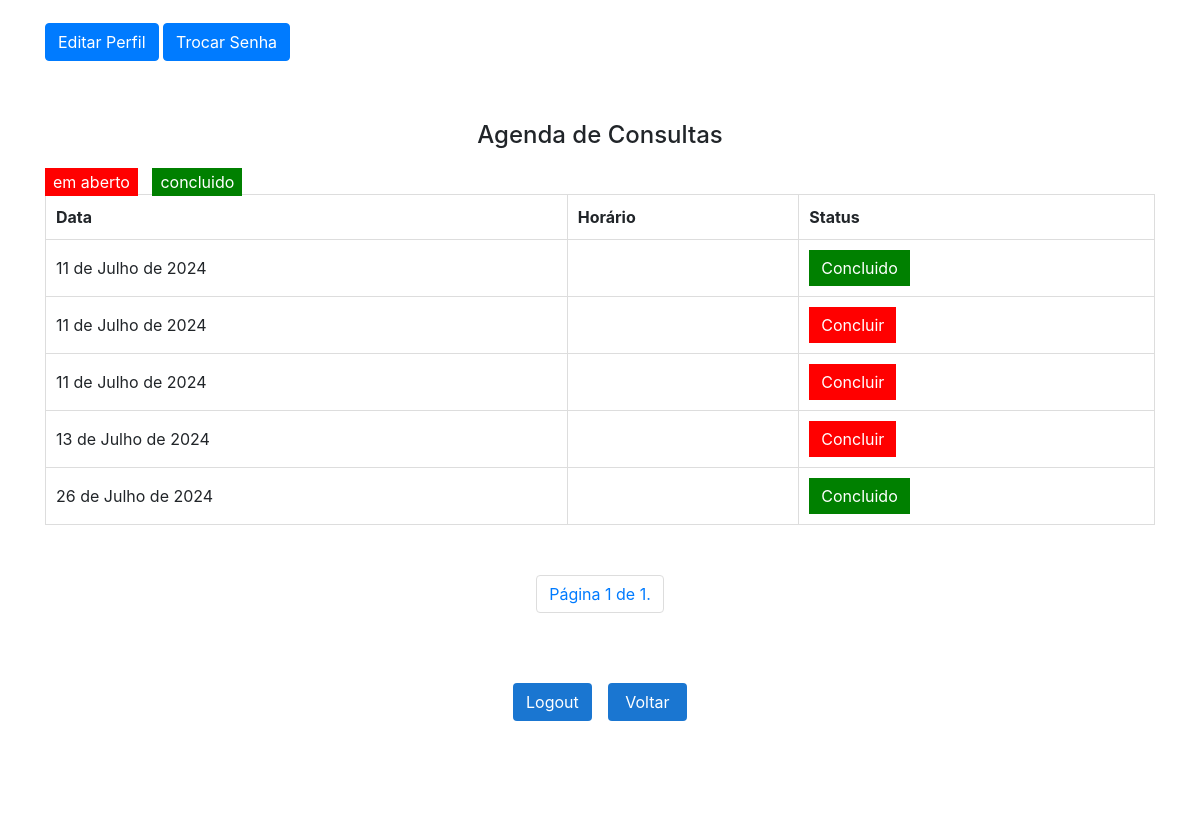
The app's page /clients/professional/profile_prof/ (signed in, middle part), older data.
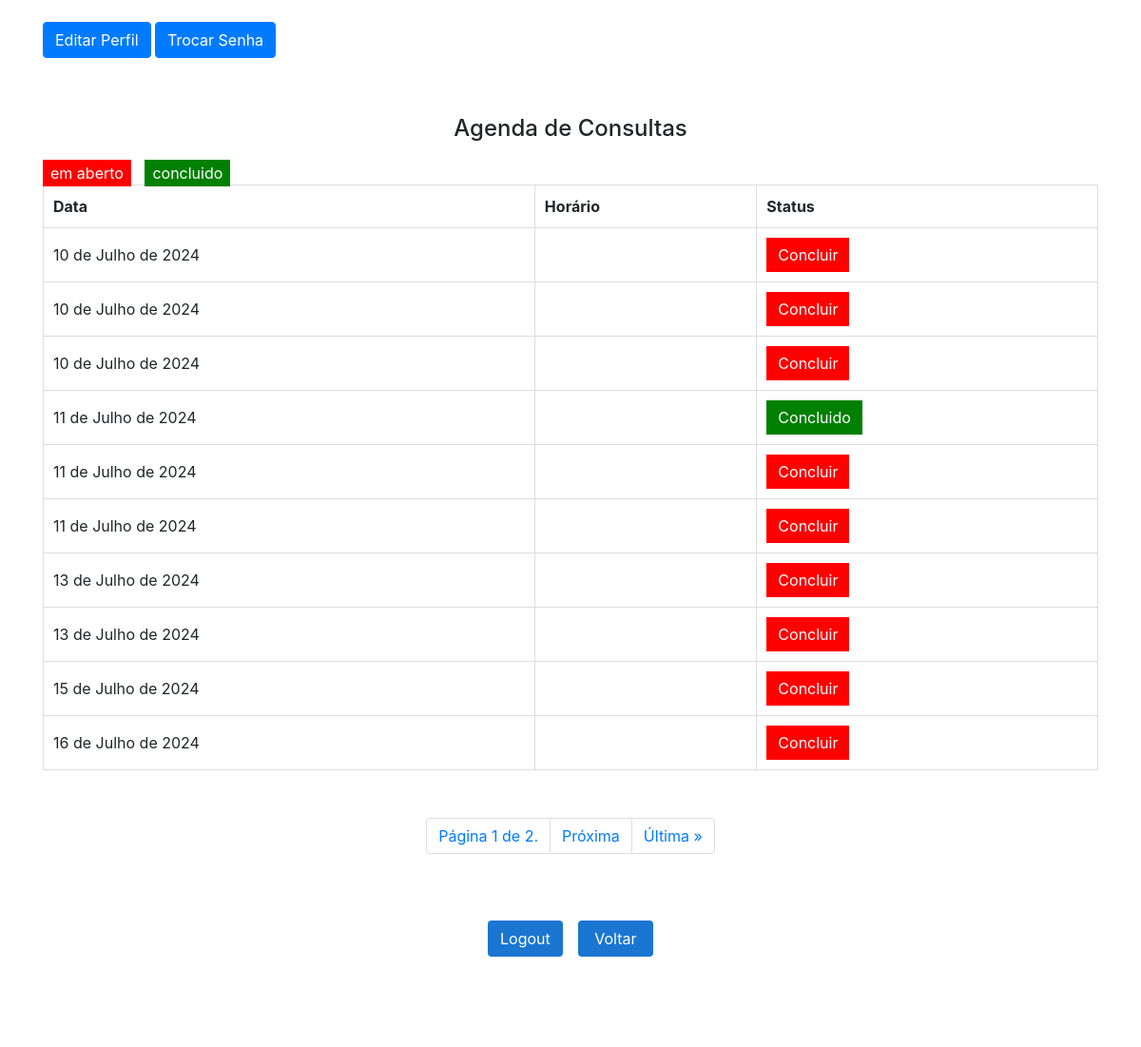
The same page, newer data.
### clients/models.py (models this page shows, shortened)
class Consulta(models.Model):
    profissional = models.ForeignKey(
        Profissional, null=True, on_delete=models.SET_NULL)
    data = models.DateField()
    horario_inicial = models.TimeField()
    horario_final = models.TimeField()
    status = models.CharField(max_length=20, choices=[(
        'em aberto', 'Em Aberto'), ('concluido', 'Concluído')], default='em aberto')

### clients/decorators.py (the view)
    def wrapper_func(request, *args, **kwargs):
        if request.user.is_authenticated and hasattr(request.user, 'profissional'):
            return view_func(request, *args, **kwargs)
        else:
            if not request.user.is_authenticated:
                return redirect(reverse('login_prof'))
            return redirect(reverse('login_prof'))

### clients/views.py (called while the page is built)
@login_required
@profissional_required
@never_cache
def profile_prof(request):
    profissional = request.user.profissional
    consultas_list = Consulta.objects.filter(profissional=profissional).order_by('data')
    paginator = Paginator(consultas_list, 10)  # 10 profissional por página
    page = request.GET.get('page')
    try:
        consultas = paginator.page(page)
    except PageNotAnInteger:
        consultas = paginator.page(1)
    except EmptyPage:
        consultas = paginator.page(paginator.num_pages)
    return render(request, 'profile_profissional.html', {
        'profissional': profissional,
        'consultas': consultas,
    })

### clients/templates/profile_profissional.html (shortened to what this page needs)
{% load static %}
<!DOCTYPE html>
<html class="no-js" lang="zxx">
  <head>
        <link rel="stylesheet" href="{% static 'css/profile_profissional.css' %}" />
        <link rel="stylesheet" href="//code.jquery.com/ui/1.12.1/themes/base/jquery-ui.css"/>
        <link rel="stylesheet" href="{% static 'css/nice-select.css' %}">
        <link rel="stylesheet" href="{% static 'css/font-awesome.min.css' %}">
        <link rel="stylesheet" href="{% static 'css/icofont.css' %}">
        <link rel="stylesheet" href="{% static 'css/slicknav.min.css' %}">
        <link rel="stylesheet" href="{% static 'css/owl-carousel.css' %}">
        <link rel="stylesheet" href="{% static 'css/datepicker.css' %}">
        <link rel="stylesheet" href="{% static 'css/animate.min.css' %}">
        <link rel="stylesheet" href="{% static 'css/magnific-popup.css' %}">
        <link rel="stylesheet" href="{% static 'css/normalize.css' %}">
        <link rel="stylesheet" href="{% static 'style.css' %}">
        <link rel="stylesheet" href="{% static 'css/responsive.css' %}">
        <link rel="stylesheet" href="{% static 'css/bootstrap.min.css' %}">
    </head>
    <body>
        <div class="container">
            <section class="profissional_info">
                <div class="column">
                    <a href="{% url 'update_professional_profile' %}" class="btn btn-primary">Editar Perfil</a>
                    <a href="{% url 'password_change' %}" class="btn btn-primary">Trocar Senha</a>
                </div>
                <div class="agenda_consultas">
                    <div class="column">
                        <h2>Agenda de Consultas</h2>
                        <div class="marcadores">
                            <span class="legenda-vermelha">em aberto</span>
                            <span class="legenda-verde">concluido</span>
                        </div>
                        <table>
                            <thead>
                                <tr>
                                    <th>Data</th>
                                    <th>Horário</th>
                                    <th>Status</th>
                                </tr>
                            </thead>
                            <tbody>
                                {% for consulta in consultas %}
                                <tr>
                                    <td>{{ consulta.data }}</td>
                                    <td>{{ consulta.horario }}</td>
                                    <td>
                                        <form action="{% url 'marcar_concluido' consulta.id %}" method="post" class="form-concluir" data-consulta-id="{{ consulta.id }}">
                                            <button type="submit" class="btn-concluir {% if consulta.status == 'concluido' %}verde{% else %}vermelho{% endif %}">
                                                {% if consulta.status == 'concluido' %}Concluido{% else %}Concluir{% endif %}
                                            </button>
                                        </form>
                                    </td>
                                </tr>
                                {% endfor %}
                            </tbody>
                        </table>
                        <ul class="pagination justify-content-center">
                            <li class="page-item">
                                <span class="page-link">Página {{ consultas.number }} de {{ consultas.paginator.num_pages }}.</span>
                            </li>
                            {% if consultas.has_next %}
                                <li class="page-item">
                                    <a class="page-link" href="?page={{ consultas.next_page_number }}">Próxima</a>
                                </li>
                                <li class="page-item">
                                    <a class="page-link" href="?page={{ consultas.paginator.num_pages }}">Última &raquo;</a>
                                </li>
                            {% endif %}
                        </ul>
                    </div>
                </div>
                <div class="buttons-wrap">
                    <a href="{% url 'logout_prof' %}" class="btn btn-logout">Logout</a>
                    <a href="{% url 'login_prof' %}" class="btn btn-voltar">Voltar</a>
                </div>
            </section>
        </div>
    </body>
</html>

### clients/static/css/profile_profissional.css (style rules this page uses)
.profissional_info { display: flex; flex-direction: column; align-items: center; }
.profissional_info .column { width: 100%; margin-bottom: 30px; }
.profissional_info h2 { margin-bottom: 20px; font-size: 24px; text-align: center; }
.profissional_info table { width: 100%; border-collapse: collapse; }
.profissional_info table th, .profissional_info table td { padding: 10px; border: 1px solid #ddd; }
.agenda_consultas { width: 100%; margin-top: 30px; }
.agenda_consultas h2 { margin-bottom: 20px; font-size: 24px; text-align: center; }
.agenda_consultas table { width: 100%; border-collapse: collapse; }
.agenda_consultas table th, .agenda_consultas table td { padding: 10px; border: 1px solid #ddd; }
.btn-concluir { border: none; padding: 6px 12px; cursor: pointer; }
.btn-concluir.verde { background-color: green; color: white; }
.btn-concluir.vermelho { background-color: red; color: white; }
.legenda-vermelha { background-color: red; color: white; padding: 4px 8px; margin-right: 10px; }
.legenda-verde { background-color: green; color: white; padding: 4px 8px; }
section h2 { text-align: center; }
.buttons-wrap { display: grid; text-align: center; column-gap: 16px; row-gap: 30px; margin: 40px 15px 30px; grid-template-columns: repeat(2, 1fr); grid-template-rows: 1fr 1fr; grid-template-areas: 'logout voltar'; }
.btn-logout { grid-area: logout; }
.btn-voltar { grid-area: voltar; }

### clients/static/style.css (style rules this page uses)
body { font-family: 'Poppins', sans-serif; font-weight: 400; font-size:14px; color:#888; }

Row changes from the older to the newer data that the page shows:
no longer on this page (row unchanged): Consulta: data "26 de Julho de 2024", status "Concluido"
added Consulta: data "10 de Julho de 2024", status "Concluir"
added Consulta: data "10 de Julho de 2024", status "Concluir"
added Consulta: data "10 de Julho de 2024", status "Concluir"
added Consulta: data "13 de Julho de 2024", status "Concluir"
added Consulta: data "15 de Julho de 2024", status "Concluir"
added Consulta: data "16 de Julho de 2024", status "Concluir"
Text that changed along with them:
{{ consultas.paginator.num_pages }}: "1" → "2"
text now shown: "Próxima Última »"
